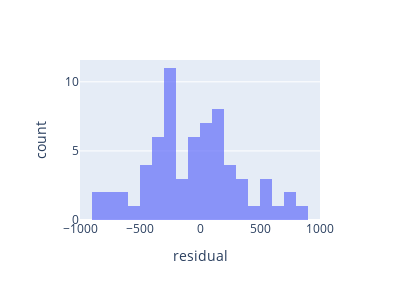

The notebook cell this image was saved under:
### Code cell
px.histogram(data_frame = df_test[['residual']], x = "residual", 
             range_x=(-1000,1000), nbins=18, barmode=['group','overlay','relative'][1],
             width=400, height=300, opacity=0.7)

### Figure 1 — Plotly figure (JSON) as saved in the notebook; plotly's stock layout.template omitted (floating-point values rounded to 4 significant figures)
{"data": [{"alignmentgroup": "True", "bingroup": "x", "hovertemplate": "residual=%{x}<br>count=%{y}<extra></extra>", "legendgroup": "", "marker": {"color": "#636efa", "opacity": 0.7, "pattern": {"shape": ""}}, "name": "", "nbinsx": 18, "offsetgroup": "", "orientation": "v", "showlegend": false, "type": "histogram", "x": [-754.9, -254.7, 186.7, -849.7, -415.4, 24.05, 306.5, -306.9, 118.8, -67.39, 841.4, -8.825, 190.8, 512.4, 23.26, 305.2, -231.8, 494.7, 146.6, 282.6, -213.5, 746.6, -266.6, -206.4, -664.7, -630.6, -9.4, -281.8, -33.93, -294.0, 17.65, -27.67, -219.9, 726.2, -233.9, -163.8, 563.5, 217.7, -547.0, -195.6, 520.4, 56.14, 195.6, -352.0, 157.8, 329.5, 3.262, 226.6, -446.4, -305.5, 285.7, -213.9, 71.54, -6.666, 686.5, -119.1, -424.6, -850.7, -720.5, -378.7, -293.6, -488.4, -325.7, 120.4, 28.95, 112.5, -398.2], "xaxis": "x", "yaxis": "y"}], "layout": {"barmode": "overlay", "height": 300, "legend": {"tracegroupgap": 0}, "margin": {"t": 60}, "width": 400, "xaxis": {"anchor": "y", "domain": [0, 1], "range": [-1000, 1000], "title": {"text": "residual"}, "type": "linear"}, "yaxis": {"anchor": "x", "autorange": true, "domain": [0, 1], "range": [0, 11.58], "title": {"text": "count"}}}}
